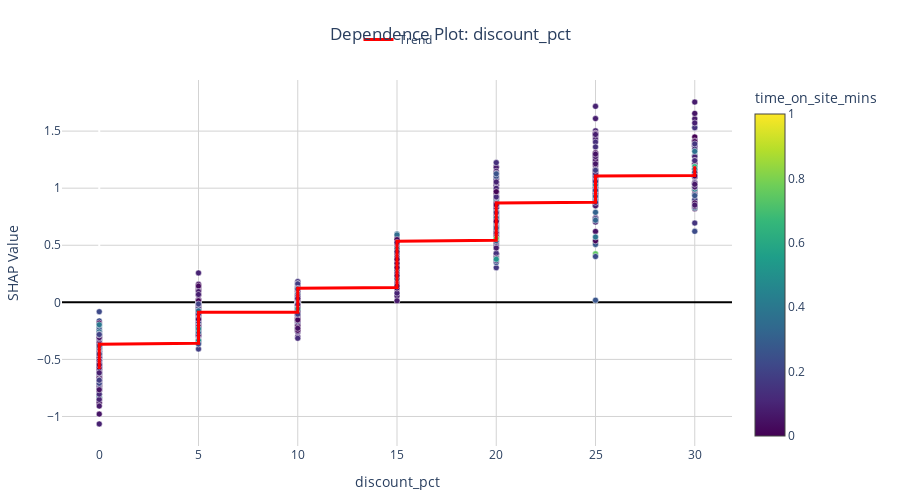

Here is the notebook cell this chart was saved with:
### Code cell
fig = interp.plot_dependence('discount_pct')
fig.show()

### Figure 1 — Plotly figure (JSON) as saved in the notebook; plotly's stock layout.template omitted (floating-point values rounded to 4 significant figures; data arrays with more than 128 entries replaced by an {"elided": "..."} marker saying what was removed)
{"data": [{"hovertemplate": "<b>discount_pct</b>: %{x:.2f}<br>SHAP: %{y:.4f}<extra></extra>", "marker": {"color": {"elided": "1000 float values"}, "colorbar": {"title": {"text": "time_on_site_mins"}}, "colorscale": [[0.0, "#440154"], [0.1111, "#482878"], [0.2222, "#3e4989"], [0.3333, "#31688e"], [0.4444, "#26828e"], [0.5556, "#1f9e89"], [0.6667, "#35b779"], [0.7778, "#6ece58"], [0.8889, "#b5de2b"], [1.0, "#fde725"]], "line": {"color": "white", "width": 0.5}, "showscale": true, "size": 6}, "mode": "markers", "showlegend": false, "type": "scatter", "x": {"elided": "1000 int values"}, "y": {"elided": "1000 float values"}}, {"hoverinfo": "skip", "line": {"color": "red", "width": 3}, "mode": "lines", "name": "Trend", "showlegend": true, "type": "scatter", "x": {"elided": "1000 int values"}, "y": {"elided": "1000 float values"}}], "layout": {"height": 500, "hovermode": "closest", "legend": {"orientation": "h", "x": 0.5, "xanchor": "center", "y": 1.15, "yanchor": "top"}, "margin": {"b": 50, "l": 50, "r": 50, "t": 80}, "plot_bgcolor": "white", "title": {"text": "Dependence Plot: discount_pct", "x": 0.5, "xanchor": "center"}, "xaxis": {"gridcolor": "lightgray", "gridwidth": 1, "showgrid": true, "title": {"text": "discount_pct"}}, "yaxis": {"gridcolor": "lightgray", "gridwidth": 1, "showgrid": true, "title": {"text": "SHAP Value"}, "zeroline": true, "zerolinecolor": "black", "zerolinewidth": 2}}}
